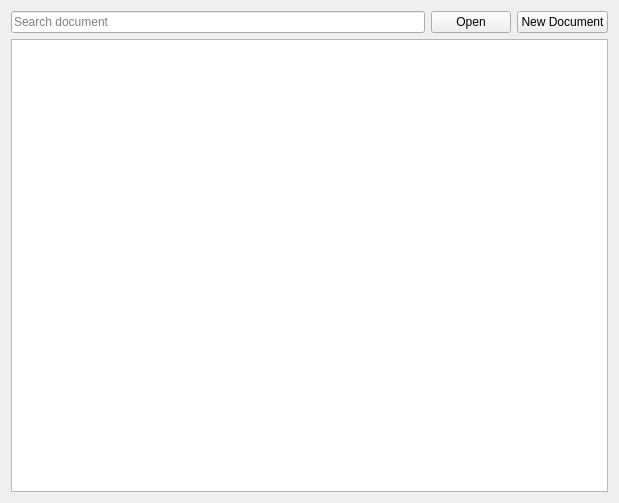
<?xml version="1.0" encoding="UTF-8"?>
<ui version="4.0">
 <class>NoDocumentWidget</class>
 <widget class="QWidget" name="NoDocumentWidget">
  <property name="geometry">
   <rect>
    <x>0</x>
    <y>0</y>
    <width>619</width>
    <height>503</height>
   </rect>
  </property>
  <property name="windowTitle">
   <string>Form</string>
  </property>
  <layout class="QHBoxLayout" name="horizontalLayout_2">
   <item>
    <layout class="QVBoxLayout" name="verticalLayout">
     <property name="sizeConstraint">
      <enum>QLayout::SetDefaultConstraint</enum>
     </property>
     <item>
      <layout class="QHBoxLayout" name="horizontalLayout">
       <property name="leftMargin">
        <number>0</number>
       </property>
       <property name="topMargin">
        <number>0</number>
       </property>
       <property name="rightMargin">
        <number>0</number>
       </property>
       <property name="bottomMargin">
        <number>0</number>
       </property>
       <item>
        <widget class="QLineEdit" name="m_search_document_edit">
         <property name="inputMask">
          <string/>
         </property>
         <property name="text">
          <string/>
         </property>
         <property name="placeholderText">
          <string>Search document</string>
         </property>
        </widget>
       </item>
       <item>
        <widget class="QPushButton" name="m_open_button">
         <property name="text">
          <string>Open</string>
         </property>
        </widget>
       </item>
       <item>
        <widget class="QPushButton" name="m_new_document_button">
         <property name="text">
          <string>New Document</string>
         </property>
        </widget>
       </item>
      </layout>
     </item>
     <item>
      <widget class="QListView" name="m_documents_list_view"/>
     </item>
    </layout>
   </item>
  </layout>
 </widget>
 <resources/>
 <connections/>
</ui>
